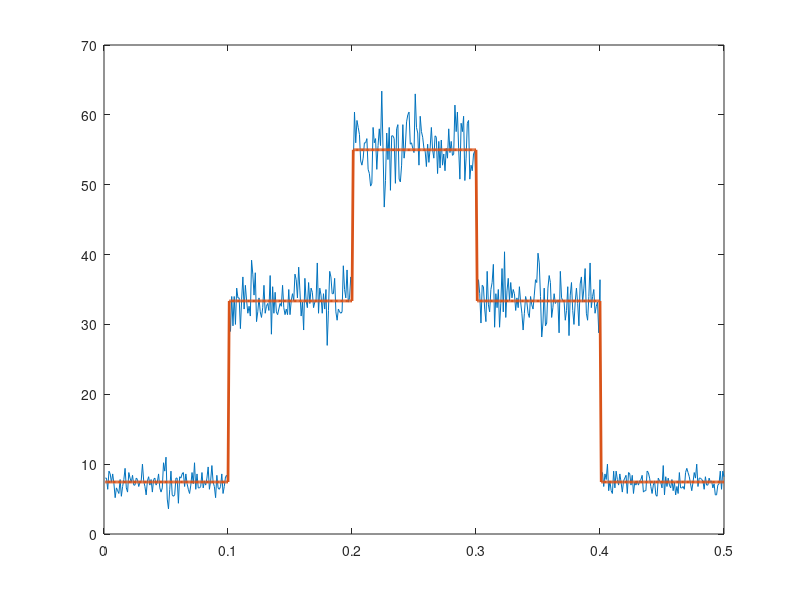

Source code (MATLAB):
%spike_train_simulation
clear
% stimulus
eps=0.001;
t=eps:eps:0.5;
stimulus=[repmat(-40,1,length(t)/5),repmat(-20,1,length(t)/5),...
    repmat(0,1,length(t)/5),repmat(20,1,length(t)/5),...
    repmat(40,1,length(t)/5)]; %#ok<*REPMAT>
% tuning function
rmax=55;
smax=0;
sigmaf=20;
tuning_function=@(s) rmax*exp(-0.5*(s-smax).^2/sigmaf^2);
% mean firing rate
firing_rate=tuning_function(stimulus);
% spike_train
p=firing_rate*eps;
num=5000;
p=repmat(p,num,1);
spike_train=binornd(1,p,num,length(t));
% figure
figure;
plot(t,mean(spike_train)/eps);
hold on;
plot(t,firing_rate,'LineWidth',2);
hold off;